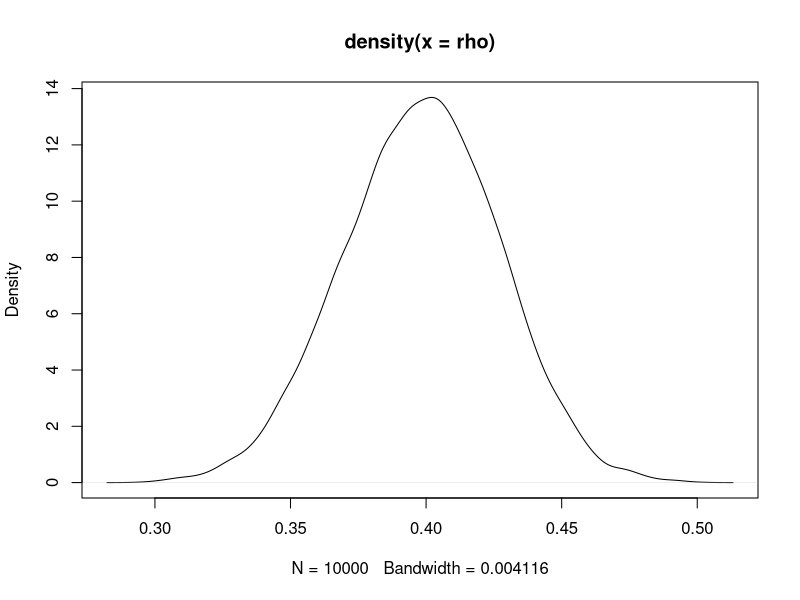
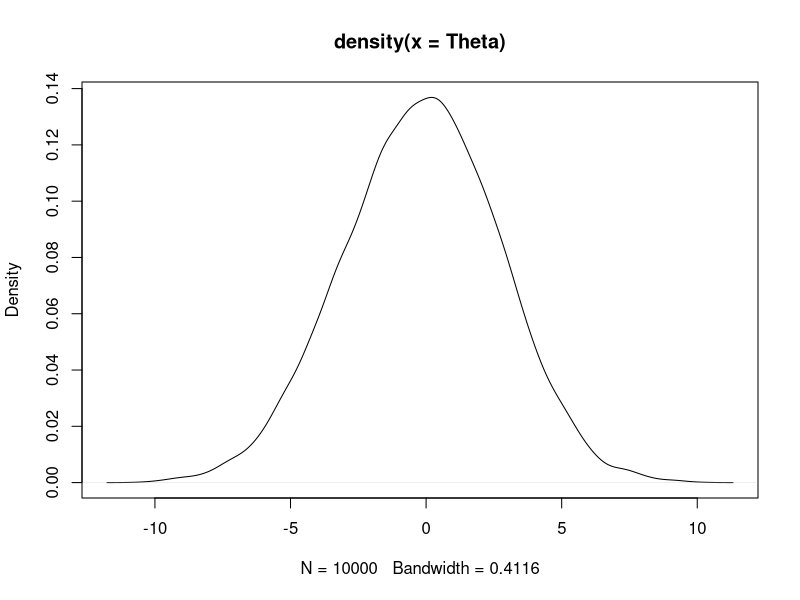

R code for these plots, in order: (Note: a time limit stopped this script after it produced the figures.)
rm(list = ls())
library(dplyr)
library(magrittr)

## Exercise 1 ## 

S <- 10000 # simulations 


AR_generate <- function(Burn, rho, T, sigma, y_start = 1) {
  
  
  y <- matrix(y_start, T + Burn, 1)
  
  for(i in 2:nrow(y)) {
    
    y[i,1] <- y[(i-1),1]*rho + rnorm(n = 1, mean = 0, sd = sqrt(sigma))
    
  }
  
  return(y[(Burn+1):nrow(y),])
  
  
}

rho <- matrix(0,S,1)


for(i in 1:S) {
  
  y <- AR_generate(Burn = 1000, rho = 0.4, T = 1000, sigma = 0.5)
  
   rho[i,1] <- (lm(y~lag(y))$coefficients %>% as.matrix)[2,1]
  
}

# Plotting the kernel density of rho

density(rho) %>% plot

##### Exercise 2 ########### 

Theta <- sqrt(10000)*(rho-0.4)
density(Theta) %>% plot

#### Exercise 3 ######

var(Theta)

# The empirical variance is much higher


##### Exercise 4 #######

rho_larger_sigma <- matrix(0,S,1)


for(i in 1:S) {
  
  y <- AR_generate(Burn = 1000, rho = 0.4, T = 1000, sigma = 2)
  
  rho_larger_sigma[i,1] <- (lm(y~lag(y))$coefficients %>% as.matrix)[2,1]
  
}

density(rho_larger_sigma) %>% plot()


# The distribution is still centered around the true value. There is no apparent change in the variance. 

######### Exercise 5 ########

rho_unit_root <- matrix(0,S,1)


for(i in 1:S) {
  
  y <- AR_generate(Burn = 1000, rho = 1, T = 1000, sigma = 0.5)
  
  rho_unit_root[i,1] <- (lm(y~lag(y))$coefficients %>% as.matrix)[2,1]
  
}

density(rho_unit_root) %>% plot()
